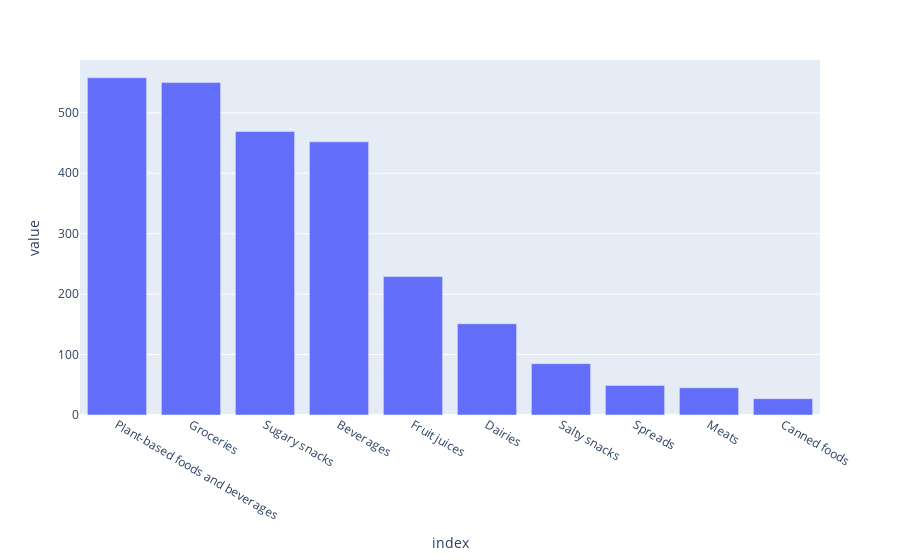

The notebook cell this image was saved under:
### Code cell
us_df["main_category_en"].value_counts().nlargest(10).plot(kind="bar").update_layout(showlegend=False)

### Figure 1 — Plotly figure (JSON) as saved in the notebook; plotly's stock layout.template omitted (floating-point values rounded to 4 significant figures)
{"data": [{"alignmentgroup": "True", "hovertemplate": "variable=main_category_en<br>index=%{x}<br>value=%{y}<extra></extra>", "legendgroup": "main_category_en", "marker": {"color": "#636efa"}, "name": "main_category_en", "offsetgroup": "main_category_en", "orientation": "v", "showlegend": true, "textposition": "auto", "type": "bar", "x": ["Plant-based foods and beverages", "Groceries", "Sugary snacks", "Beverages", "Fruit juices", "Dairies", "Salty snacks", "Spreads", "Meats", "Canned foods"], "xaxis": "x", "y": [558, 550, 469, 452, 229, 151, 85, 49, 45, 27], "yaxis": "y"}], "layout": {"barmode": "relative", "legend": {"title": {"text": "variable"}, "tracegroupgap": 0}, "margin": {"t": 60}, "showlegend": false, "xaxis": {"anchor": "y", "domain": [0, 1], "title": {"text": "index"}}, "yaxis": {"anchor": "x", "domain": [0, 1], "title": {"text": "value"}}}}
